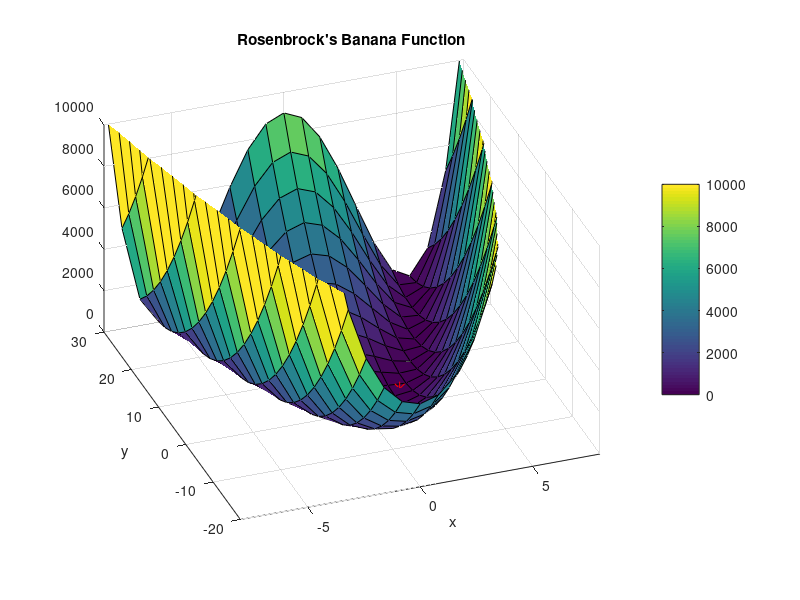
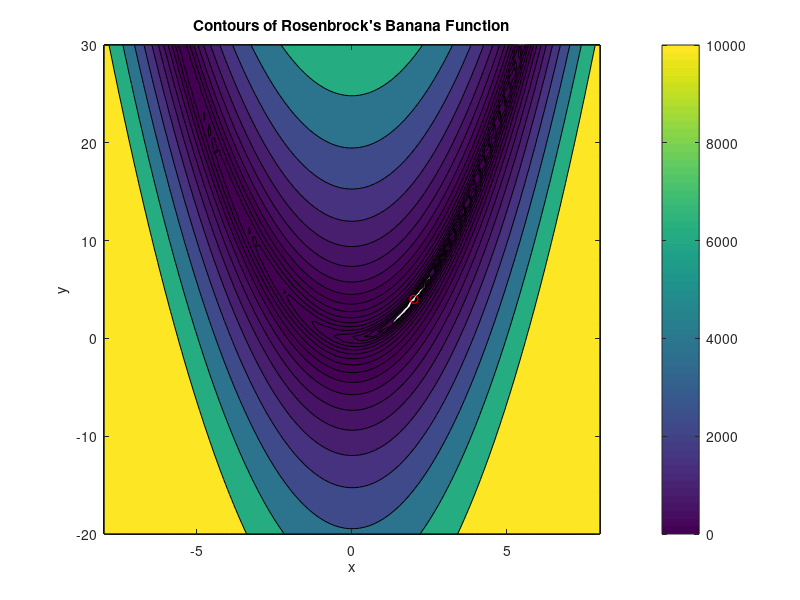

MATLAB code for these plots, in order: (Note: a time limit stopped this script after it produced the figures.)
% Homework 6
% Scorlator Problems
close all; clear all; clc
% Problem 1
a = 2; b = 10;
% initial guess
x1 = [1,10];
% banana function
fun = @(x) (a-x(1))^2 + b*(x(2)-x(1)^2)^2;
res = fun(x1);
save('A1.dat','res','-ascii')

%% Problem 2
iguess = [1,10];
imin = (fminsearch(fun,iguess)).';
save('A2.dat','imin','-ascii')

%% Problem 3
gradx = @(x) 2*(a-x(1))*(-1) + 2*b*(x(2)-x(1)^2)*(-2*x(1));
grady = @(x) 2*b*(x(2)-x(1)^2);
% gradient of f at (1,10)
gradf = [gradx(iguess), grady(iguess)].';
save('A3.dat','gradf','-ascii')
nrm_gradf = norm(gradf, Inf);
save('A4.dat','nrm_gradf','-ascii')

%% Problem 4
% phi(t)
phifun = @(t) [1;10]-t*gradf;
phi = phifun(0.1);
save('A5.dat','phi','-ascii')
% banana function(phi(t)) = ??
phires = fun(phi);
save('A6.dat','phires','-ascii')

%% Problem 5
temp = @(t) fun(phifun(t));
% how insert function handle???
tstar = fminbnd(temp, 0, 0.1);
save('A7.dat','tstar','-ascii')
% my new guess
phit = phifun(tstar);
save('A8.dat','phit','-ascii')

%% Problem 6
% modify phi(t) equation
ii = 0;
while nrm_gradf >= 10^-4
    ii = ii + 1;
    % update gradient
    gradf = [gradx(phit), grady(phit)].';
    % update norm of gradient
    nrm_gradf = norm(gradf, Inf);
    % update phi(t) equation
    phifun = @(t) phit-t*gradf;
    % update temp
    temp = @(t) fun(phifun(t));
    % update tstar for phi(optimal t)
    tstar = fminbnd(temp, 0, 0.1);
    % update new guess
    phit = phifun(tstar);
end
save('A9.dat','phit','-ascii')
save('A10.dat','ii','-ascii')

%% Problem 7
% Writeup Problems
clf
x = linspace(-8,8,21);
y = linspace(-20,30,21);
[X,Y] = meshgrid(x,y);
fsurf = (a-X).^2 + b*(Y-X.^2).^2;
surf(X,Y,fsurf)
axis([-8 8 -20 30 0 10000]);
caxis([0 10000])
colorbar
view(-20,30)
daspect([1 3 1000])
title("Rosenbrock's Banana Function")
xlabel('x')
ylabel('y')
hold on
plot3(a,a^2,fun([a,a^2]),'r*','MarkerSize',10)
print(gcf,'-dpng','banana_surf.png');

%% Problem 8
clf
x2 = linspace(-8,8,100);
y2 = linspace(-20,30,100);
[X2,Y2] = meshgrid(x2,y2);
fsurf2 = (a-X2).^2 + b*(Y2-X2.^2).^2;
level = logspace(0,4,20);
contourf(X2,Y2,fsurf2,level)
caxis([0 10000])
colorbar
title("Contours of Rosenbrock's Banana Function")
xlabel('x')
ylabel('y')
hold on
plot(a,a^2,'ro')
print(gcf,'-dpng','banana_contour.png');

%% Problem 9
% the initial guess
phit = iguess.';
xsave = phit(1);
ysave = phit(2);
% just for setting up initial condition before loop
gradf = [gradx(phit), grady(phit)].';
nrm_gradf = norm(gradf, Inf);
% IF the initial guess worked (we know it doesn't)
% will skip while loop
% copied from problem 6
while nrm_gradf >= 10^-4
    % update gradient
    gradf = [gradx(phit), grady(phit)].';
    % update norm of gradient
    nrm_gradf = norm(gradf, Inf);
    % update phi(t) equation
    phifun = @(t) phit-t*gradf;
    % update temp
    temp = @(t) fun(phifun(t));
    % update tstar for phi(optimal t)
    tstar = fminbnd(temp, 0, 0.1);
    % update new guess
    phit = phifun(tstar);
    xsave = [xsave phit(1)];
    ysave = [ysave phit(2)];
end

clf
x2 = linspace(-4,4,100);
y2 = linspace(0,10,100);
[X2,Y2] = meshgrid(x2,y2);
fsurf2 = (a-X2).^2 + b*(Y2-X2.^2).^2;
level = logspace(0,4,20);
contour(X2,Y2,fsurf2,level)
caxis([0 10000])
xlabel('x')
ylabel('y')
hold on
% eliminate fence-post issue
for jj = 1:length(xsave)-1
    plot(xsave(jj),ysave(jj),'r.','MarkerSize',10)
    plot([xsave(jj) xsave(jj+1)],[ysave(jj) ysave(jj+1)],'r-')
end
plot(xsave(jj+1),ysave(jj+1),'r.','MarkerSize',10)
print(gcf,'-dpng','descent_iterations.png');

clf
x2 = linspace(2.97,3.01,100);
y2 = linspace(8.93,9.04,100);
[X2,Y2] = meshgrid(x2,y2);
fsurf2 = (a-X2).^2 + b*(Y2-X2.^2).^2;
level = linspace(0.9,1.5,200);
contour(X2,Y2,fsurf2,level)
caxis([0 10000])
axis equal 
xlim([2.97 3.01])
ylim([8.93 9.04])
xlabel('x')
ylabel('y')
hold on
% eliminate fence-post issue
for jj = 1:length(xsave)-1
    plot(xsave(jj),ysave(jj),'r.','MarkerSize',10)
    plot([xsave(jj) xsave(jj+1)],[ysave(jj) ysave(jj+1)],'r-')
end
plot(xsave(jj+1),ysave(jj+1),'r.','MarkerSize',10)
print(gcf,'-dpng','descent_iterations_closeup.png');
